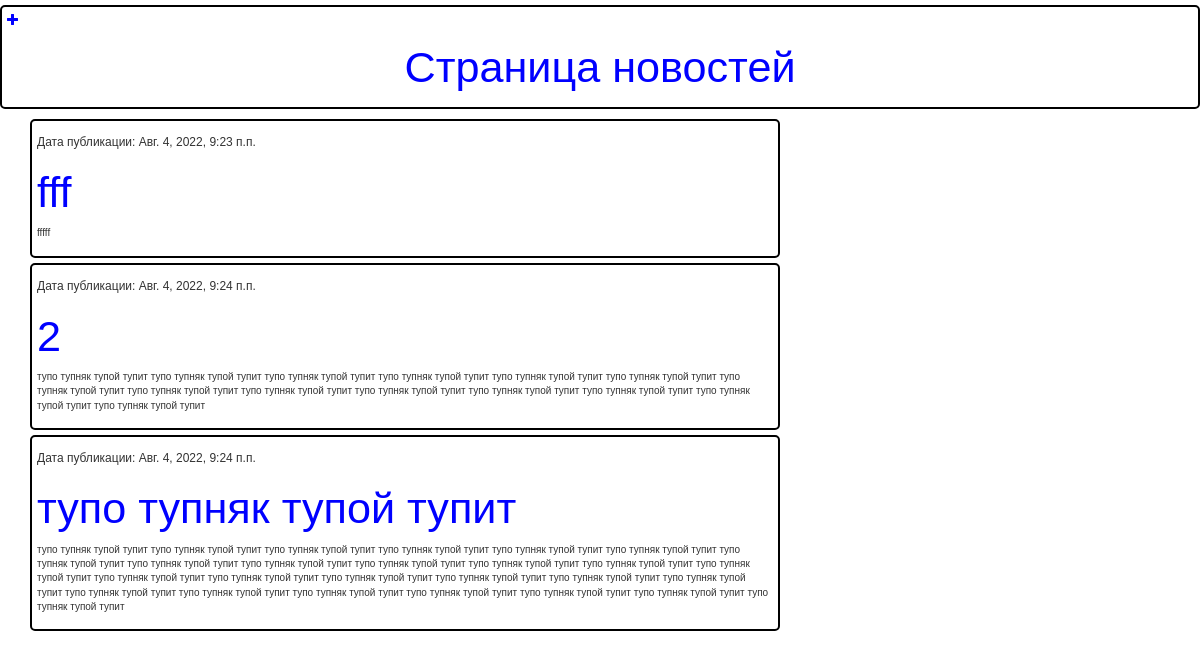
/, run on an earlier commit of the app's database.
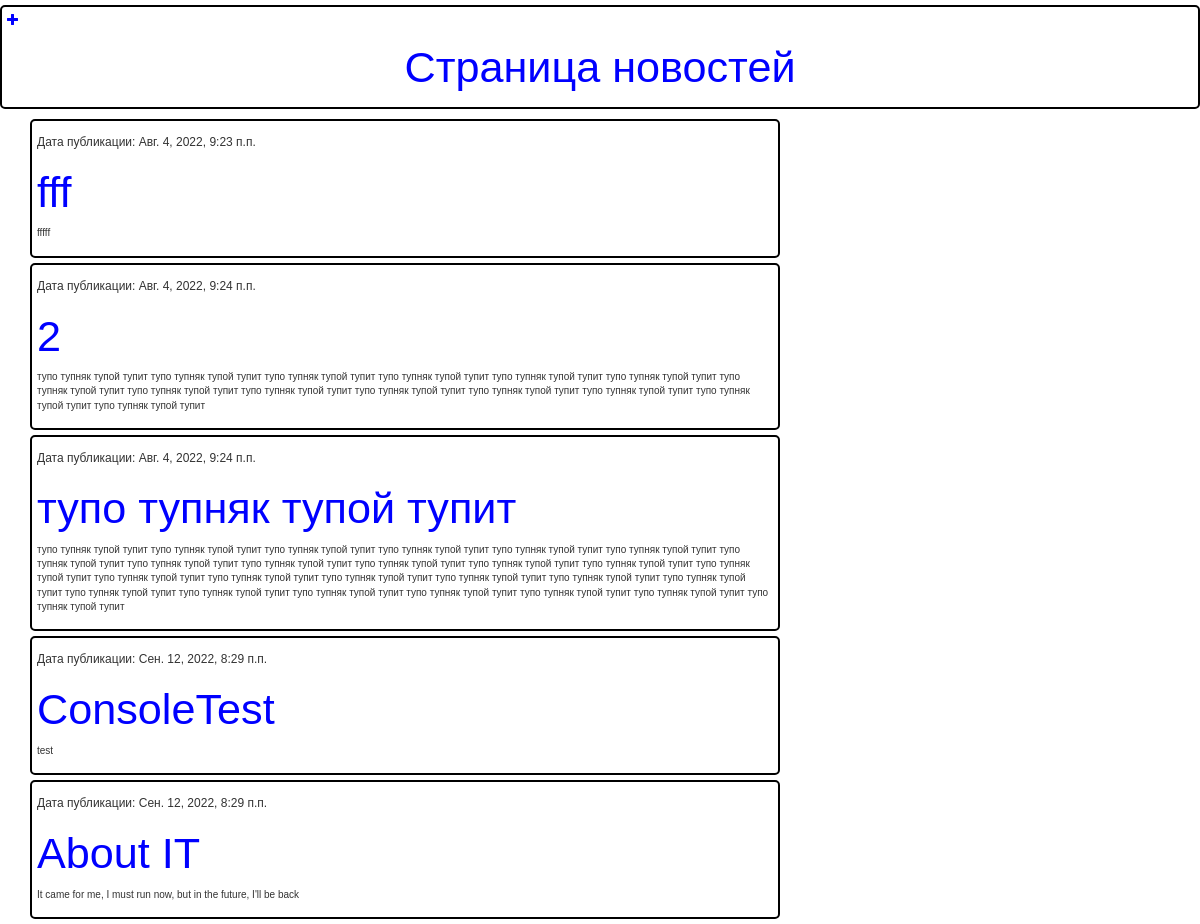
And on a later commit of the database.
### blog/models.py (models this page shows, shortened)
class Post(models.Model):
    author = models.ForeignKey(settings.AUTH_USER_MODEL, on_delete=models.CASCADE)
    title = models.CharField(max_length=200)
    text = models.TextField()
    created_date = models.DateTimeField(default=timezone.now)
    published_date = models.DateTimeField(blank=True, null=True)

### blog/views.py (the view)
# urls.py: path('', views.post_list, name='post_list'),
def post_list(request):
    posts = Post.objects.filter(published_date__lte=timezone.now()).order_by('published_date')
    return render(request, 'blog/post_list.html', {'posts' : posts})

### blog/templates/blog/post_list.html
{% extends 'blog/base.html' %}
{% block content %}
    {% for post in posts %}
        <div class="blogBlock">
            <h6 class="PDate"> Дата публикации: {{ post.published_date }} </h6>
            <h1><a href="{% url 'post_detail' pk=post.pk %}">{{ post.title }}</a></h1>
            <p>{{ post.text|linebreaksbr }}</p>
        </div>
    {% endfor %}
{% endblock %}

What changed in the data, as far as the page shows it:
added Post: published_date "Сен. 12, 2022, 8:29 п.п.", title "ConsoleTest", text "test"
added Post: published_date "Сен. 12, 2022, 8:29 п.п.", title "About IT", text "It came for me, I must run now, but in the future, I'll be back"
